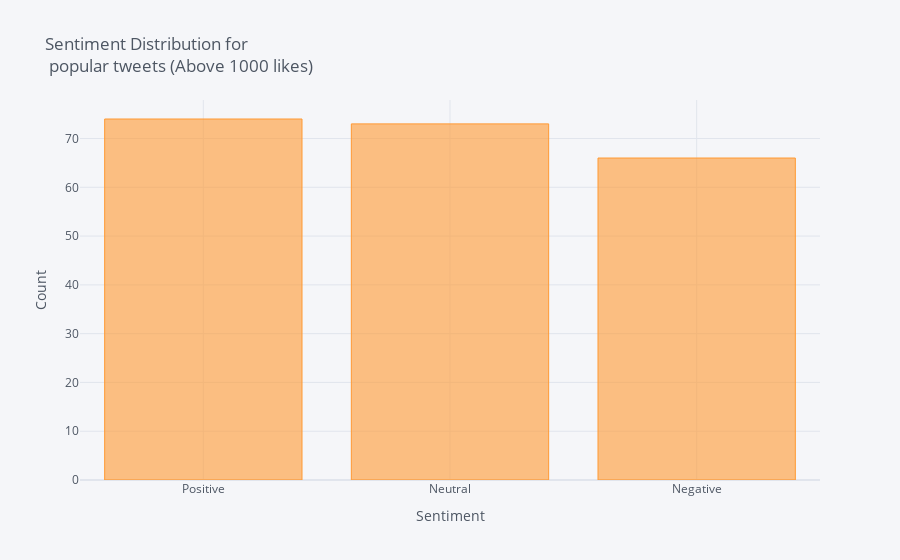

Here is the notebook cell this chart was saved with:
### Code cell
endsars_popular = endsars[endsars['likes'] >= 1000]
endsars_popular['Sentiment'].value_counts().iplot(kind='bar', xTitle='Sentiment',yTitle='Count', title = 'Sentiment Distribution for <br> popular tweets (Above 1000 likes)')

### Figure 1 — Plotly figure (JSON) as saved in the notebook; plotly's stock layout.template omitted (floating-point values rounded to 4 significant figures)
{"data": [{"marker": {"color": "rgba(255, 153, 51, 0.6)", "line": {"color": "rgba(255, 153, 51, 1.0)", "width": 1}}, "name": "Sentiment", "orientation": "v", "text": "", "type": "bar", "x": ["Positive", "Neutral", "Negative"], "y": [74, 73, 66]}], "layout": {"legend": {"bgcolor": "#F5F6F9", "font": {"color": "#4D5663"}}, "paper_bgcolor": "#F5F6F9", "plot_bgcolor": "#F5F6F9", "title": {"font": {"color": "#4D5663"}, "text": "Sentiment Distribution for <br> popular tweets (Above 1000 likes)"}, "xaxis": {"gridcolor": "#E1E5ED", "showgrid": true, "tickfont": {"color": "#4D5663"}, "title": {"font": {"color": "#4D5663"}, "text": "Sentiment"}, "zerolinecolor": "#E1E5ED"}, "yaxis": {"gridcolor": "#E1E5ED", "showgrid": true, "tickfont": {"color": "#4D5663"}, "title": {"font": {"color": "#4D5663"}, "text": "Count"}, "zerolinecolor": "#E1E5ED"}}}
